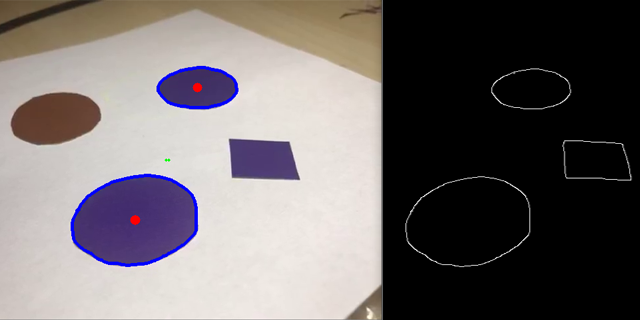
#> input picture images/example.png, 640 x 320 px, given in place of the camera
$ python main.py
#> lines starting #> are read from the running program, lines starting #| are printed output that depends on the picture; after the words box and inside, x2 and y2 are one past the last pixel; in counts of white or black regions, pixels touching at a corner belong together
### camera.py

import cv2


class Camera:

    def __init__(self, device=0):
        print("Initiailsing camera!")
        self.cam = cv2.VideoCapture(device)
        print("camera initialized!")

    def __del__(self):
        self.cam.release()

    def read_frame(self):
        return self.cam.read()

### recognizer.py

import cv2

import config as cfg


class Recognizer:

    def filter_frame(self, frame):

        def hsv_normilize(h, s, v):
            hue = (h / 360) * 180
            saturation = (s / 100) * 255
            value = (v / 100) * 255
            return hue, saturation, value

        def filter_color(frame, lower_threshold, upper_threshold):
            clone = frame.copy()
            hsv_frame = cv2.cvtColor(frame, cv2.COLOR_BGR2HSV)
            hsv_lower_norm = hsv_normilize(*cfg.THRESHOLD_LOWER_BLUE)
            hsv_upper_norm = hsv_normilize(*cfg.THRESHOLD_UPPER_BLUE)
            mask = cv2.inRange(hsv_frame,
                               hsv_lower_norm,
                               hsv_upper_norm)
            return cv2.bitwise_and(clone, clone, mask=mask)

        filtered_frame = filter_color(frame,
                                      cfg.THRESHOLD_LOWER_BLUE,
                                      cfg.THRESHOLD_UPPER_BLUE)

        gray_image = cv2.cvtColor(filtered_frame, cv2.COLOR_BGR2GRAY)

        _, thresholded_image = cv2.threshold(gray_image,
                                             cfg.THRESHOLD_VALUE,
                                             cfg.THRESHOLD_MAXVALUE,
                                             cv2.THRESH_BINARY)

        filtered_image = cv2.bilateralFilter(thresholded_image,
                                             cfg.FILTER_DIAMETER,
                                             cfg.FILTER_SIGMA_COLOR,
                                             cfg.FILTER_SIGMA_SPACE)

        image_with_edges = cv2.Canny(filtered_image,
                                     cfg.CANNY_THRESHOLD_FIRST,
                                     cfg.CANNY_THRESHOLD_SECOND)
        return image_with_edges

    def detect(self, image):

        def aproximate_cotours(contours):
            center_list = set()
            contour_list = []
            for contour in contours:

                is_curve_closed = True
                epsilon = 0.01 * cv2.arcLength(contour, is_curve_closed)

                approximation = cv2.approxPolyDP(contour,
                                                 epsilon,
                                                 is_curve_closed)

                area = cv2.contourArea(contour)

                # Main magic
                if ((len(approximation) > cfg.AREA_APROXIMATION) &
                        (cfg.AREA_UPPER_BOUND > area > cfg.AREA_LOWER_BOUND)):
                    contour_list.append(contour)
                    center_list.add(get_contour_center(contour))

            return contour_list, list(center_list)

        def get_contour_center(contour):
            moments = cv2.moments(contour)
            center_x = int(moments["m10"] / moments["m00"])
            center_y = int(moments["m01"] / moments["m00"])
            return center_x, center_y

        clone = image.copy()

        grayed_image = self.filter_frame(clone)

        contours, _ = cv2.findContours(grayed_image,
                                       cv2.RETR_TREE,
                                       cv2.CHAIN_APPROX_SIMPLE)

        contour_list, center_list = aproximate_cotours(contours)

        cv2.drawContours(clone,
                         contour_list,
                         cfg.DRAW_CONTOUR,
                         cfg.DRAW_COLOR_BLUE,
                         cfg.DRAW_THICKNESS)

        for center_x, center_y in center_list:
            cv2.circle(clone,
                       (center_x, center_y),
                       cfg.DRAW_RADIUS,
                       cfg.DRAW_COLOR_RED,
                       cfg.DRAW_CIRCLE_THICKNESS)

        # Draw screen center
        cv2.circle(clone,
                   (clone.shape[1] // 2, clone.shape[0] // 2),
                   cfg.DRAW_CENTER_RADIUS,
                   cfg.DRAW_COLOR_GREEN,
                   cfg.DRAW_CIRCLE_THICKNESS)

        return clone, center_list

### gpio.py

import config as cfg

from led import LED as LED
from servo import SERVO as SERVO
from pi import PI as PI

if cfg.IF_IN_RPI:
    import RPi.GPIO


class GPIO:
    def __init__(self):
        print("Configuring GPIO.")

        if cfg.IF_IN_RPI:
            RPi.GPIO.setmode(RPi.GPIO.BCM)

        # GPIO initialization
        self.signal_led = LED(pin=cfg.LED_PIN)
        self.servo = SERVO(pin=cfg.SERVO_PIN)
        self.pi = PI(pin=8)

    # [5 lines left out: function __del__, not called in this run]

### led.py

import config as cfg

if cfg.IF_IN_RPI:
    import RPi.GPIO as GPIO


class LED:
    def __init__(self, pin):
        """
            Should be carefull while initialising LEDs. No checks here.
        """
        print(f"Configuring LED pin: {pin}.")
        self.pin = pin
        self.mode = False

        if cfg.IF_IN_RPI:
            GPIO.setup(pin, GPIO.OUT)

    def turn_on(self):
        if not self.mode:
            self.mode = not self.mode
            print(f"LED {self.pin} is on!")
            if cfg.IF_IN_RPI:
                print("RPI on")
                GPIO.output(self.pin, True)

    # [6 lines left out: function turn_off, not called in this run]

### servo.py

import config as cfg
from time import sleep

if cfg.IF_IN_RPI:
    import RPi.GPIO as GPIO


class SERVO:
    def __init__(self, pin):
        """
            Should be carefull while initialising Servos. No checks here.
        """
        print(f"Configuring SERVO pin: {pin}.")
        self.pin = pin
        self.angle = 0

        if cfg.IF_IN_RPI:
            GPIO.setup(pin, GPIO.OUT)
            self.pwm = GPIO.PWM(pin, cfg.SERVO_FREQUENCY)
            self.pwm.start(0)
            print("Setting angle to 0")
            self.set_angle(0)

    def set_angle(self, angle):
        # some magic here idk
        print(f"Setting angle {self.angle}")

        if cfg.IF_IN_RPI:
            duty = angle / 18 + 2
            GPIO.output(self.pin, True)
            self.pwm.ChangeDutyCycle(duty)
            sleep(1)
            GPIO.output(self.pin, False)
            self.pwm.ChangeDutyCycle(duty)

### pi.py

import config as cfg

if cfg.IF_IN_RPI:
    import RPi.GPIO as GPIO


class PI:
    def __init__(self, pin):
        """
            Should be carefull while initialising PIs. No checks here.
        """
        print(f"Configuring Pi pin: {pin}.")
        self.pin = pin
        self.mode = False

        if cfg.IF_IN_RPI:
            GPIO.setup(pin, GPIO.OUT)
            self.pwm = GPIO.PWM(pin, 15000)
            self.pwm.start(0)

    def __del__(self):
        self.pwm.stop()

    # [9 lines left out: function change_pitch, not called in this run]

    def turn_on(self):
        if not self.mode:
            self.mode = not self.mode
            print(f"Pi {self.pin} is on!")
            if cfg.IF_IN_RPI:
                self.pwm.start(70)
                #GPIO.output(self.pin, True)

    # [6 lines left out: function turn_off, not called in this run]
                #GPIO.output(self.pin, False)

### main.py

import cv2

import config as cfg

from camera import Camera as cam
from recognizer import Recognizer as rec
from gpio import GPIO as GPIO


# Wierd helpers

def find_x_center(points):
    if len(points) == 1:
        return points[0][0]
    else:
        minimum = min(points)[0]
        maximum = max(points)[0]
        return (minimum + maximum) // 2


if __name__ == "__main__":

    if not cfg.IF_IN_RPI:
        print("Not in RPi. Emulating work with GPIO.")

    if cfg.LOAD_STREAM:
        device = cfg.STREAM_RTSP_IP
    else:
        device = cfg.STREAM_WEB_ID

    cam = cam(device=device)
    rec = rec()
    gpio = GPIO()

    while True:
        ret, frame = cam.read_frame()
#> frame is the input picture: shape (320, 640, 3); mean B, G, R 106.6, 105.8, 111.8
#> ret = True

        frame_modified = rec.filter_frame(frame)
#> in filter_color, `hsv_frame = cv2.cvtColor(frame, cv2.COLOR_BGR2HSV)`: hsv_frame: shape (320, 640, 3); mean H, S, V 17.5, 25.4, 116.2
#> in filter_color, `mask = cv2.inRange(hsv_frame, hsv_lower_norm, hsv_upper_norm)`:
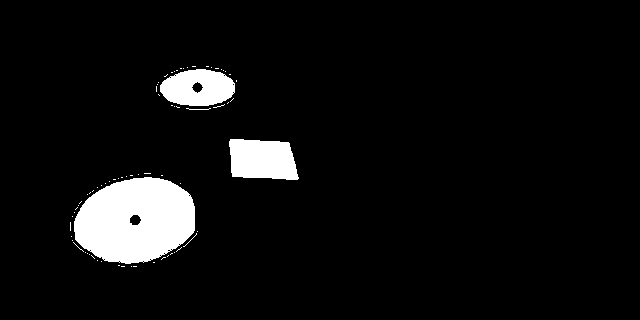
#> mask: shape (320, 640); 6.2% white; 73 white regions (69 under 20 px), largest, box (x1, y1, x2, y2) and area: (74, 177, 195, 264) 8050, (229, 139, 299, 180) 2408, (160, 69, 235, 106) 2100, (186, 108, 211, 110) 25
#> in filter_color, `return cv2.bitwise_and(clone, clone, mask=mask)`:
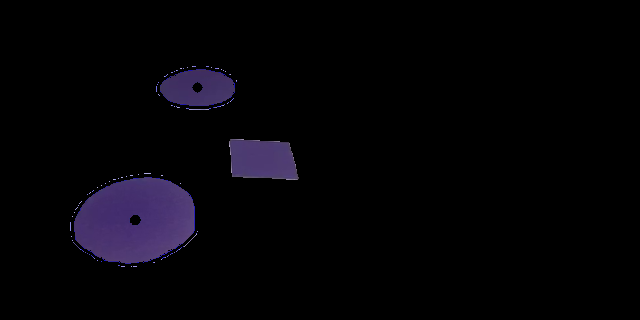
#> returned value: shape (320, 640, 3); mean of channels 0, 1, 2 7.1, 3.4, 4.6; drawn as B, G, R
#> in filter_frame, `gray_image = cv2.cvtColor(filtered_frame, cv2.COLOR_BGR2GRAY)`:
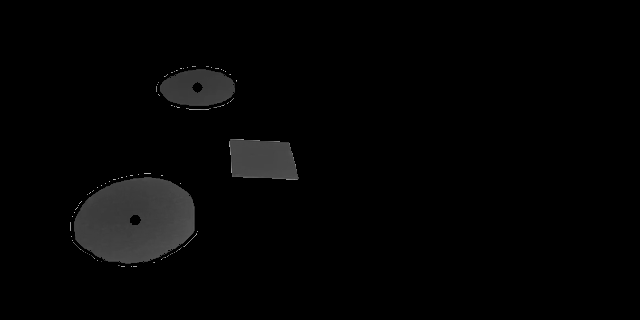
#> gray_image: shape (320, 640); min 0, max 189, mean 4.2
#> in filter_frame, `image_with_edges = cv2.Canny(filtered_image, cfg.CANNY_THRESHOLD_FIRST..`:
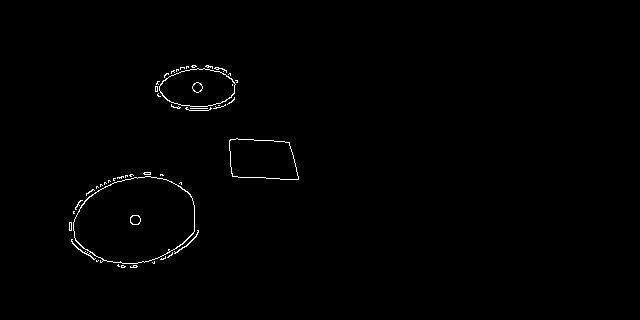
#> image_with_edges: shape (320, 640); 0.67% white in thin lines or dots, all inside (x1, y1, x2, y2) = (69, 65, 299, 268)
        frame, center_list = rec.detect(frame)
#> in detect, `contours, _ = cv2.findContours(grayed_image, cv2.RETR_TREE, cv2.CHAIN_..`: contours = 62 contours, 51 with area under 20; largest, box (x1, y1, x2, y2) and area: (71, 176, 195, 264) 8208, (73, 176, 195, 264) 8128, (229, 138, 299, 180) 2390, (229, 138, 299, 180) 2386, (159, 68, 236, 107) 2216
#> the loop in aproximate_cotours, `for contour in contours: ` made 62 passes
#> (epsilon, area) on passes 10, 24, 25, 32, 33, 53, 54: (0.754, 20), (0.333, 80), (0.31, 72), (2.08, 2389.5), (2.05, 2385.5), (0.33, 74), (0.306, 68)
#> (epsilon, area, center_x in get_contour_center, center_y in get_contour_center) on passes 22, 23, 50, 51: (4.43, 8208.5, 134, 220), (3.56, 8127.5, 135, 219), (1.95, 2215.5, 197, 87), (1.94, 2187, 197, 87)
#> after the loop in aproximate_cotours, `for contour in contours:`: center_list = 3 items; contour_list = 4 contours; box (x1, y1, x2, y2) and area: (71, 176, 195, 264) 8208, (73, 176, 195, 264) 8128, (159, 68, 236, 107) 2216, (159, 68, 236, 107) 2187
#> in detect, `contour_list, center_list = aproximate_cotours(contours)`: center_list = [(135, 219), (134, 220), (197, 87)]
#> in detect, `cv2.drawContours(clone, contour_list, cfg.DRAW_CONTOUR, cfg.DRAW_COLOR..`:
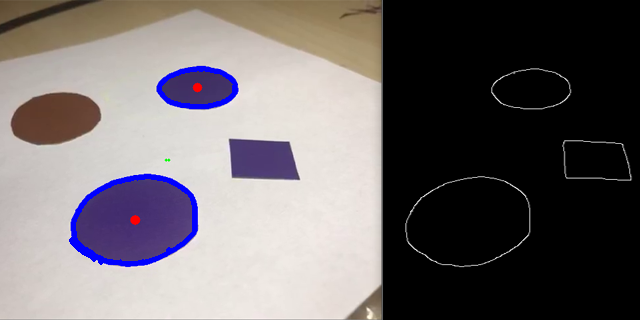
#> clone: shape (320, 640, 3); 0.79% of pixels changed, all inside (x1, y1, x2, y2) = (69, 67, 238, 266)
#> the loop in detect, `for center_x, center_y in center_list:` made 3 passes
#> after the loop in detect, `for center_x, center_y in center_list:`:
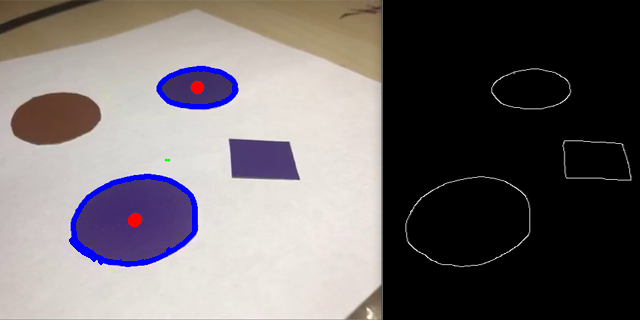
#> clone: shape (320, 640, 3); 0.1% of pixels changed, all inside (x1, y1, x2, y2) = (127, 80, 205, 228)
#> in detect, `cv2.circle(clone, (clone.shape[1] // 2, clone.shape[0] // 2), cfg.DRAW..`: clone: shape (320, 640, 3); 0.01% of pixels changed, all inside (x1, y1, x2, y2) = (318, 158, 323, 163)
#> center_list = [(135, 219), (134, 220), (197, 87)]

        # LEDs
        if center_list:
            gpio.signal_led.turn_on()
            gpio.pi.turn_on()
        else:
            gpio.signal_led.turn_off()
            gpio.pi.turn_off()

        # Servo
        if center_list:
            center = find_x_center(center_list)
#> in find_x_center, `minimum = min(points)[0]`: minimum = 134
#> in find_x_center, `maximum = max(points)[0]`: maximum = 197
#> center = 165
            cv2.circle(frame,
                       (center, frame.shape[0] // 2),
                       cfg.DRAW_CENTER_RADIUS,
                       cfg.DRAW_COLOR_GREEN,
                       cfg.DRAW_CIRCLE_THICKNESS)
#> frame: shape (320, 640, 3); mean B, G, R 107.3, 105.3, 111.4

        cv2.imshow(cfg.WINDOW_ORIGINAL_IMAGE, frame)
        cv2.imshow(cfg.WINDOW_MODIFIED_IMAGE, frame_modified)

        if cv2.waitKey(cfg.WAIT_KEY_TIME) == ord(cfg.WAIT_KEY):
#> (key Esc is pressed here)
            break

    cv2.destroyAllWindows()
